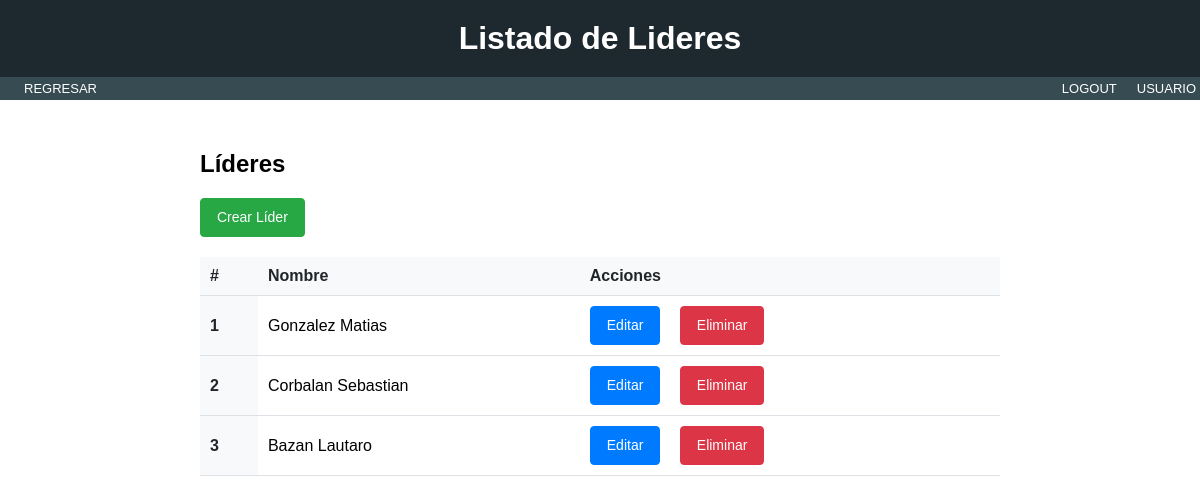
/Projects/lider-list/, run on the app's committed database.
### Projects/models.py (models this page shows, shortened)
class Lider(models.Model):
    nombre = models.CharField(max_length=20)

### Projects/views.py (the view)
# urls.py: path("lider-list/", LiderListView.as_view(), name="list_lider"),
class LiderListView(ListView):
    model = Lider
    template_name = "Projects/master/list_detail_lider.html"
    context_object_name = "LIST_DETAIL_LIDER"

### Projects/templates/Projects/master/list_detail_lider.html (shortened to what this page needs)
{% extends 'Projects/base.html' %} {% load static %}  {% block h1 %}
<h1>Listado de Lideres</h1>
{% endblock %} {% block nav %}
<link
  rel="stylesheet"
  href="{% static 'Projects/css/styles_list_lider_sponsor.css' %}"
/>
<div class="left-menu">
  <ul>
    <li><a href="{% url 'list_cards' %}">REGRESAR</a></li>
  </ul>
</div>
<div class="right-menu">
  <ul>
    <li><a href="">LOGOUT</a></li>
  </ul>
  <ul>
    <li><a href="">USUARIO</a></li>
  </ul>
</div>
{% endblock %} {% block content %}
<section class="py-5">
  <div class="container">
    <div class="d-flex justify-content-between align-items-center mb-3">
      <h2 class="mb-0">Líderes</h2>
      <a href="{% url 'create_lider' %}" class="btn btn-success">Crear Líder</a>
    </div>
    <table class="table">
      <thead>
        <tr>
          <th scope="col">#</th>
          <th scope="col">Nombre</th>
          <th scope="col">Acciones</th>
        </tr>
      </thead>
      <tbody>
        {% if LIST_DETAIL_LIDER %} {% for lider in LIST_DETAIL_LIDER %}
        <tr>
          <th scope="row">{{ forloop.counter }}</th>
          <td>{{ lider.nombre }}</td>
          <td>
            <a href="{% url 'update_lider' lider.id %}" class="btn btn-primary btn-sm">Editar</a>
            <a
              href="{% url 'delete_lider' lider.id %}"
              class="btn btn-primary btn-sm btn-danger"
              >Eliminar</a
            >
          </td>
        </tr>
        {% endfor %} {% else %}
        <tr>
          <td colspan="3">No hay Líderes.</td>
        </tr>
        {% endif %}
      </tbody>
    </table>
  </div>
</section>
{% endblock %}

### Projects/static/Projects/css/styles_title.css (style rules this page uses)
* { margin: 0; padding: 0; box-sizing: border-box; }
.left-menu { display: flex; }
.right-menu { display: flex; }
nav ul { list-style-type: none; display: flex; justify-content: flex-end; font-size: 13px; }
nav li { margin-left: 20px; cursor: pointer; }
nav a { color: #fff; text-decoration: none; }

### Projects/static/Projects/css/styles_list_lider_sponsor.css (style rules this page uses)
* { font-family: sans-serif; }
.table { width: 100%; border-collapse: collapse; }
.table th, .table td { padding: 10px; border-bottom: 1px solid #dee2e6; }
.table th { background-color: #f8f9fa; color: #212529; font-weight: 600; text-align: left; }
.table td { vertical-align: middle; }
.btn { display: inline-block; padding: 8px 16px; font-size: 14px; font-weight: 500; line-height: 1.5; text-align: center; text-decoration: none; cursor: pointer; border: 1px solid transparent; border-radius: 4px; transition: all 0.3s ease-in-out; }
.btn-primary { color: #fff; background-color: #007bff; border-color: #007bff; }
.btn-success { margin-bottom: 20px; color: #fff; background-color: #28a745; border-color: #28a745; }
.container { max-width: 800px; margin: 50px auto; }
.btn-danger { color: #fff; background-color: #dc3545; border-color: #dc3545; }
h2 { margin-bottom: 20px; }
.btn { margin-right: 15px; }

### data on the page
Lider: nombre "Gonzalez Matias"
Lider: nombre "Corbalan Sebastian"
Lider: nombre "Bazan Lautaro"
